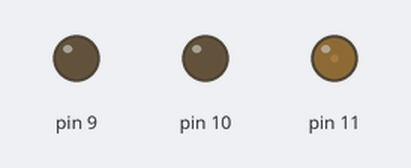
A sketch run on a simulated Arduino Uno, built with avr-gcc and run on an emulated ATmega328P. Shown: output pins drawn as LEDs (lit = HIGH).

Above: at 0.05 s.
At 0.25 s:
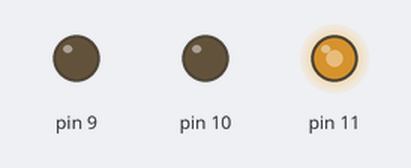
At 0.5 s:
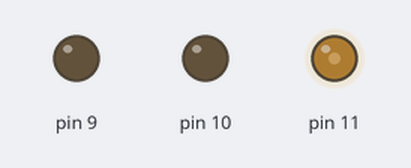
Timing chart, 0 to 3.0 s (numbered marks = the images above):
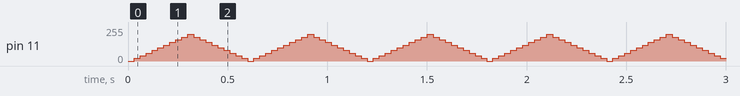

The sketch:

LedFade.ino
```cpp
#include <IRremote.h>

int fade=0;


void setup() {
  pinMode(11, OUTPUT);
  pinMode(10, OUTPUT);
  pinMode(9, OUTPUT);
}

void fadeLed(int ledPin, int i){
  while(fade<200){
    analogWrite(ledPin, fade);
    delay(30);
    fade+=i;
  }
  while(fade>0){
    analogWrite(ledPin, fade);
    delay(30);
    fade-=i;
  }
}

void loop() {
  int toFade = 11;
  fadeLed(toFade, 20);

}
```
